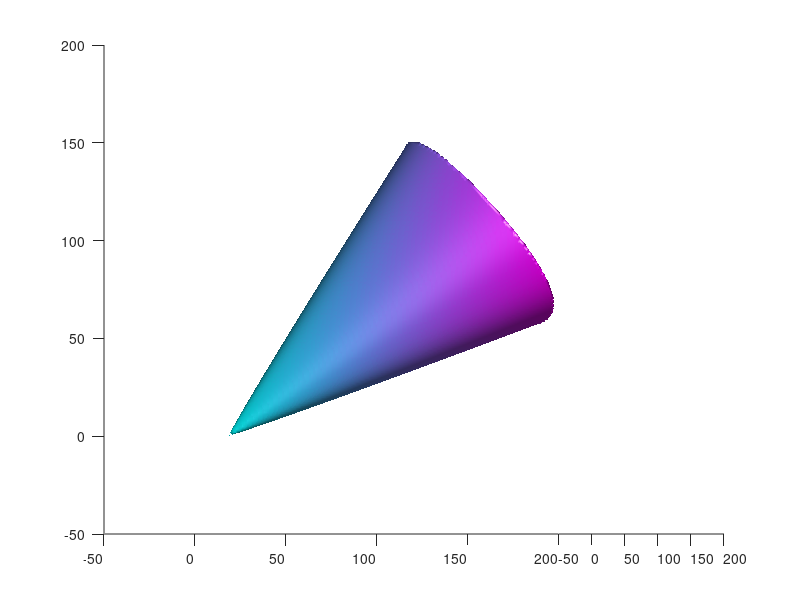

This chart was generated by the following MATLAB code: (Note: this script raises an error after producing the figure.)
% --------------------------- Granular Mechanics Lab ------------------------
% Written by - Saurabh, Indian Institute of Science
%% Lade failure surface

% parameters
eta = 9; mu = 0.1; I1CutOff = 300; pa = 1;

% domain of stress-space
SMin = -10; SMax = 200; number = 200;

% mesh grid for stress-space
[a1,a2,a3] = meshgrid(linspace(SMin,SMax,number));

% principal invariants of stresses calculated at each point of grid
I1 = a1+a2+a3; 
I2 = a1.*a2+a2.*a3+a3.*a1; 
I3 = a1.*a2.*a3; 

% f is the failure criteria
f = (I1.^3-27*I3).*(I1/pa).^mu-eta*I3;

f((a1<0)|(a2<0)|(a3<0)|(I1>I1CutOff)) = 1;
% Now we have the failure function calculated at each point in the domain
% of the stress space
% failure function has a value at each point in stress-space
% we want the locus of all the point having zero function value use
% isosurface for the same

[faces1,verts1,colors1] = isosurface(a1,a2,a3,f,0,a1);
% patch is used to provide different specification for the function
hp1 = patch('Vertices', verts1, 'Faces', faces1, ...
    'FaceVertexCData', colors1, ...
    'FaceColor','b', ...
    'edgecolor', 'k');

% chosing the shading type below (flat, faceted, interp)
shading flat
colormap(cool);

% view to look from the hydrostatic axis
view(20,0);

% lighting and camera
camlight
lighting gouraud
hold on

% plotting the x, y,z axis with hydrostatic line
arrow3([SMin,SMin,SMin],[SMax,SMax,SMax],'c-4',3,6)
text(SMax,SMax,SMax,'I_1','FontSize',24.0)
% axis limits
axis([SMin SMax SMin SMax SMin SMax])
% arrow for the axes
arrow3([0,0,0],[SMax,0,0],'r-2',3,6)
arrow3([0,0,0],[0,SMax,0],'g-2',3,6)
arrow3([0,0,0],[0,0,SMax],'b-2',3,6)
text(SMax,0,0,'\sigma_1','FontSize',24.0)
text(0,SMax,0,'\sigma_2','FontSize',24.0)
text(0,0,SMax,'\sigma_3','FontSize',24.0)
grid on
hold on